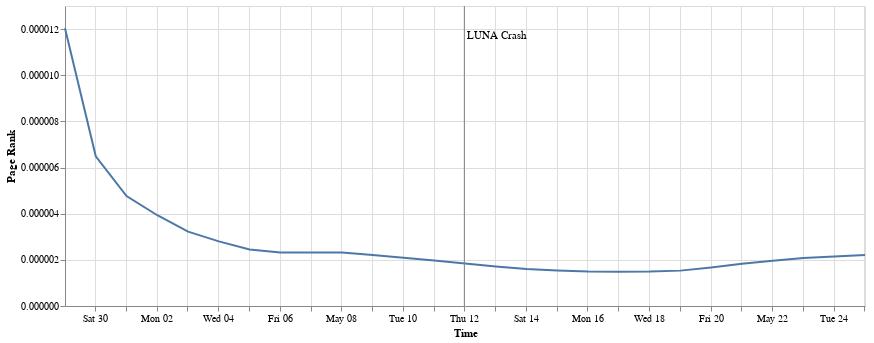

Write notebook code for a chart like this one.
### Code cell
result = pd.DataFrame()

rolling = g.rolling(step='1 day', window='1 week')

result['Page Rank'] = [algorithms.pagerank(w.layer('LUNC'), 20)["0xd30b438df65f4f788563b2b3611bd6059bff4ad9"] for w in rolling]
result['Time'] = [w.layer('LUNC').end_date_time() for w in rolling]

chart = alt.Chart(result).mark_line().encode(
    x="Time:T",
    y="Page Rank:Q",
).properties(
    width=800,
)

alt.layer(chart, event_chart)

### Figure 1 — Vega-Lite specification as saved in the notebook (floating-point values rounded to 4 significant figures)
{"config": {"view": {"continuousWidth": 400, "continuousHeight": 300}}, "layer": [{"data": {"name": "data-f12f34c52a33cae7676961901c14fcf7"}, "mark": "line", "encoding": {"x": {"type": "temporal", "field": "Time"}, "y": {"type": "quantitative", "field": "Page Rank"}}, "width": 800}, {"layer": [{"mark": {"type": "rule", "color": "gray"}, "encoding": {"x": {"type": "temporal", "field": "Time"}}}, {"mark": {"type": "text", "align": "left", "color": "black", "dx": 3, "dy": -120}, "encoding": {"text": {"type": "nominal", "field": "event"}, "x": {"type": "temporal", "field": "Time"}}}], "data": {"name": "data-03a7e27a271f30803a3f9052d97f8a33"}}], "$schema": "https://vega.github.io/schema/vega-lite/v4.8.1.json", "datasets": {"data-f12f34c52a33cae7676961901c14fcf7": [{"Page Rank": 1.203e-05, "Time": "2022-04-29T00:30:15"}, {"Page Rank": 6.489e-06, "Time": "2022-04-30T00:30:15"}, {"Page Rank": 4.766e-06, "Time": "2022-05-01T00:30:15"}, {"Page Rank": 3.933e-06, "Time": "2022-05-02T00:30:15"}, {"Page Rank": 3.221e-06, "Time": "2022-05-03T00:30:15"}, {"Page Rank": 2.8e-06, "Time": "2022-05-04T00:30:15"}, {"Page Rank": 2.446e-06, "Time": "2022-05-05T00:30:15"}, {"Page Rank": 2.317e-06, "Time": "2022-05-06T00:30:15"}, {"Page Rank": 2.319e-06, "Time": "2022-05-07T00:30:15"}, {"Page Rank": 2.32e-06, "Time": "2022-05-08T00:30:15"}, {"Page Rank": 2.207e-06, "Time": "2022-05-09T00:30:15"}, {"Page Rank": 2.087e-06, "Time": "2022-05-10T00:30:15"}, {"Page Rank": 1.967e-06, "Time": "2022-05-11T00:30:15"}, {"Page Rank": 1.839e-06, "Time": "2022-05-12T00:30:15"}, {"Page Rank": 1.712e-06, "Time": "2022-05-13T00:30:15"}, {"Page Rank": 1.607e-06, "Time": "2022-05-14T00:30:15"}, {"Page Rank": 1.534e-06, "Time": "2022-05-15T00:30:15"}, {"Page Rank": 1.49e-06, "Time": "2022-05-16T00:30:15"}, {"Page Rank": 1.488e-06, "Time": "2022-05-17T00:30:15"}, {"Page Rank": 1.491e-06, "Time": "2022-05-18T00:30:15"}, {"Page Rank": 1.533e-06, "Time": "2022-05-19T00:30:15"}, {"Page Rank": 1.669e-06, "Time": "2022-05-20T00:30:15"}, {"Page Rank": 1.831e-06, "Time": "2022-05-21T00:30:15"}, {"Page Rank": 1.963e-06, "Time": "2022-05-22T00:30:15"}, {"Page Rank": 2.082e-06, "Time": "2022-05-23T00:30:15"}, {"Page Rank": 2.144e-06, "Time": "2022-05-24T00:30:15"}, {"Page Rank": 2.207e-06, "Time": "2022-05-25T00:30:15"}], "data-03a7e27a271f30803a3f9052d97f8a33": [{"Time": "2022-05-12", "event": "LUNA Crash"}]}}
